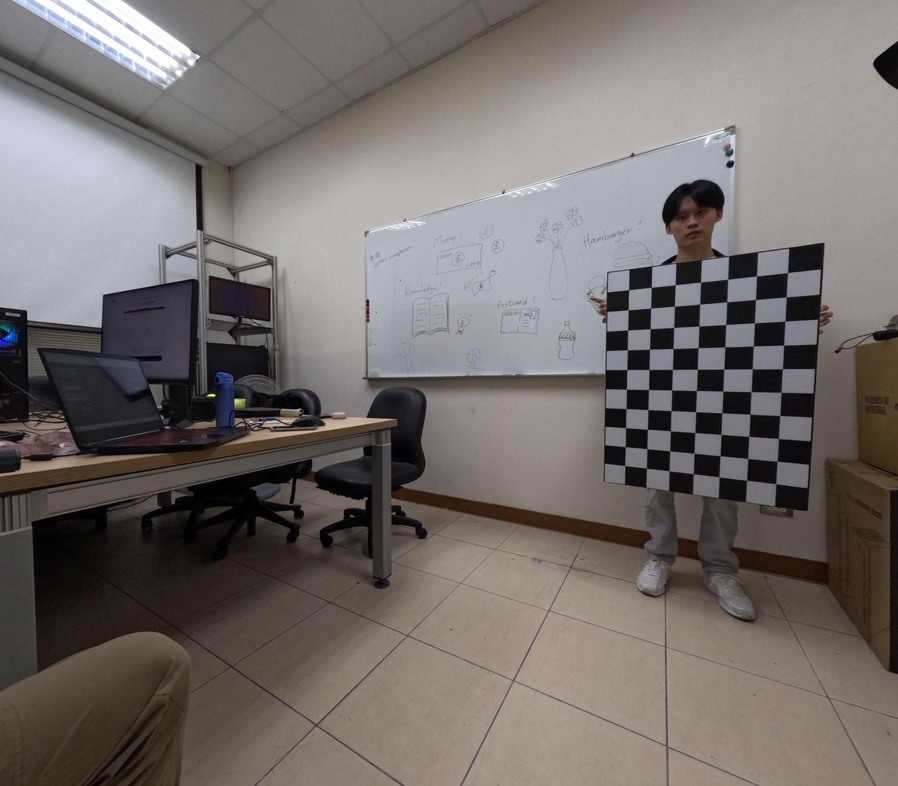
#> input picture binocular_correction/indoor1113/45/Indoor.0.jpg, 898 x 786 px, shrunk from 1368 x 1198 before the run, found by its file name; its folder holds only this picture in this run
$ python binocular-test1112.py   (older library calls are emulated)
#> lines starting #> are read from the running program, lines starting #| are printed output that depends on the picture
import numpy as np
import cv2
import os
import json

# 設定標定時的終止條件
criteria = (cv2.TERM_CRITERIA_EPS + cv2.TERM_CRITERIA_MAX_ITER, 30, 0.001)
criteria_stereo = (cv2.TERM_CRITERIA_EPS + cv2.TERM_CRITERIA_MAX_ITER, 100, 1e-5)

# 創建標定板的三維座標點
objp = np.zeros((7 * 10, 3), np.float32)
square_size = 80  # 設定標定板方格的實際大小(mm)
objp[:, :2] = np.mgrid[0:10, 0:7].T.reshape(-1, 2) * square_size

# 創建存儲容器
objpoints = []      # 存儲標定板上點的三維座標
imgpointsLF = []    # 存儲左前(45°)相機拍攝圖片中檢測到的角點二維座標
imgpointsL = []     # 存儲左(側)相機拍攝圖片中檢測到的角點二維座標

# 確保輸出目錄存在
output_dir = 'output'
os.makedirs(output_dir, exist_ok=True)

# 檢測統計數據
stats = {
    'total_images': 0,
    'detected_normal': 0,
    'detected_inverted': 0,
    'detected_both': 0,
    'detected_none': 0
}

# 檢測棋盤格函數，嘗試原始和倒置兩種方式
def detect_chessboard(image, pattern_size=(10, 7)):
    """嘗試使用原始圖像和倒置圖像檢測棋盤格"""
    ret_orig, corners_orig = cv2.findChessboardCorners(image, pattern_size, None)
    image_inv = cv2.bitwise_not(image)
    ret_inv, corners_inv = cv2.findChessboardCorners(image_inv, pattern_size, None)
    if ret_orig and ret_inv:
        return (ret_orig, corners_orig, "原始") if len(corners_orig) >= len(corners_inv) else (ret_inv, corners_inv, "倒置")
    elif ret_orig:
        return ret_orig, corners_orig, "原始"
    elif ret_inv:
        return ret_inv, corners_inv, "倒置"
    else:
        return False, None, "無法檢測"

# 讀取並處理每一張標定圖片（依你的路徑）
for i in range(15):
    t = str(i)
    stats['total_images'] += 1

    lf_path = f'C:/Users/chen/Desktop/pickleball-version1/Pickleball_Project/binocular_correction/indoor1113/45/Indoor.{i}.JPG'
    l_path  = f'C:/Users/chen/Desktop/pickleball-version1/Pickleball_Project/binocular_correction/indoor1113/side/Indoor.{i}.JPG'

    if not (os.path.exists(lf_path) and os.path.exists(l_path)):
        print(f"警告: 圖像 {i} 不存在，跳過")
        continue

    ChessImaLF = cv2.imread(lf_path, 0)
#> ChessImaLF: shape (786, 898); min 0, max 255, mean 111.3
    ChessImaL  = cv2.imread(l_path, 0)

    if ChessImaLF is None or ChessImaL is None:
        print(f"警告: 圖像 {i} 讀取失敗，跳過")
        continue

    retLF, cornersLF, methodLF = detect_chessboard(ChessImaLF)
#> in detect_chessboard, `ret_orig, corners_orig = cv2.findChessboardCorners(image, pattern_size..`: ret_orig = True; corners_orig = 70 rows, first 8: [787.5, 272.6], [786.3, 296.9], [785.1, 321.2], [783.7, 345.2], [782.4, 368.7], [781.1, 392.3], [779.7, 415.5], [778.5, 438.5]
#> in detect_chessboard, `image_inv = cv2.bitwise_not(image)`:
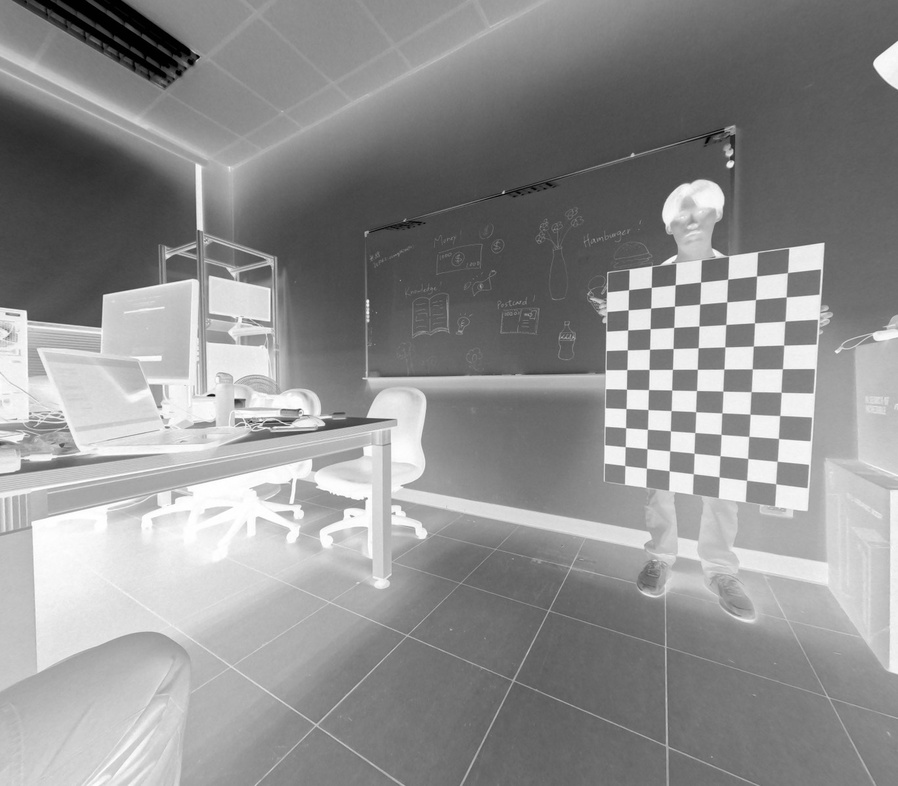
#> image_inv: shape (786, 898); min 0, max 255, mean 143.7
#> in detect_chessboard, `ret_inv, corners_inv = cv2.findChessboardCorners(image_inv, pattern_si..`: ret_inv = True; corners_inv = 70 rows, first 8: [624.8, 465.4], [625.3, 446.6], [625.6, 427.7], [625.9, 408.6], [626.5, 389.2], [626.8, 369.5], [627.4, 349.8], [627.6, 329.9]
#> retLF = True; cornersLF has the same summary as corners_orig in detect_chessboard; methodLF = '原始'
    retL,  cornersL,  methodL  = detect_chessboard(ChessImaL)
#> retL = True; cornersL has the same summary as corners_orig in detect_chessboard; methodL = '原始'

    print(f"Image {t} - LeftFront: {retLF} ({methodLF}), Left: {retL} ({methodL})")
#| Image 0 - LeftFront: True (原始), Left: True (原始)

    if retLF and not retL:
        stats['detected_normal'] += 1
    elif not retLF and retL:
        stats['detected_inverted'] += 1
    elif retLF and retL:
        stats['detected_both'] += 1
    else:
        stats['detected_none'] += 1

    if retLF and retL:
        objpoints.append(objp.copy())

        # 亞像素角點
        cv2.cornerSubPix(ChessImaLF, cornersLF, (11, 11), (-1, -1), criteria)
        cv2.cornerSubPix(ChessImaL,  cornersL,  (11, 11), (-1, -1), criteria)

        imgpointsLF.append(cornersLF)
        imgpointsL.append(cornersL)

        # 可選：畫角點存檔
        ChessImaLF_color = cv2.cvtColor(ChessImaLF, cv2.COLOR_GRAY2BGR)
        ChessImaL_color  = cv2.cvtColor(ChessImaL,  cv2.COLOR_GRAY2BGR)
        cv2.drawChessboardCorners(ChessImaLF_color, (10,7), cornersLF, retLF)
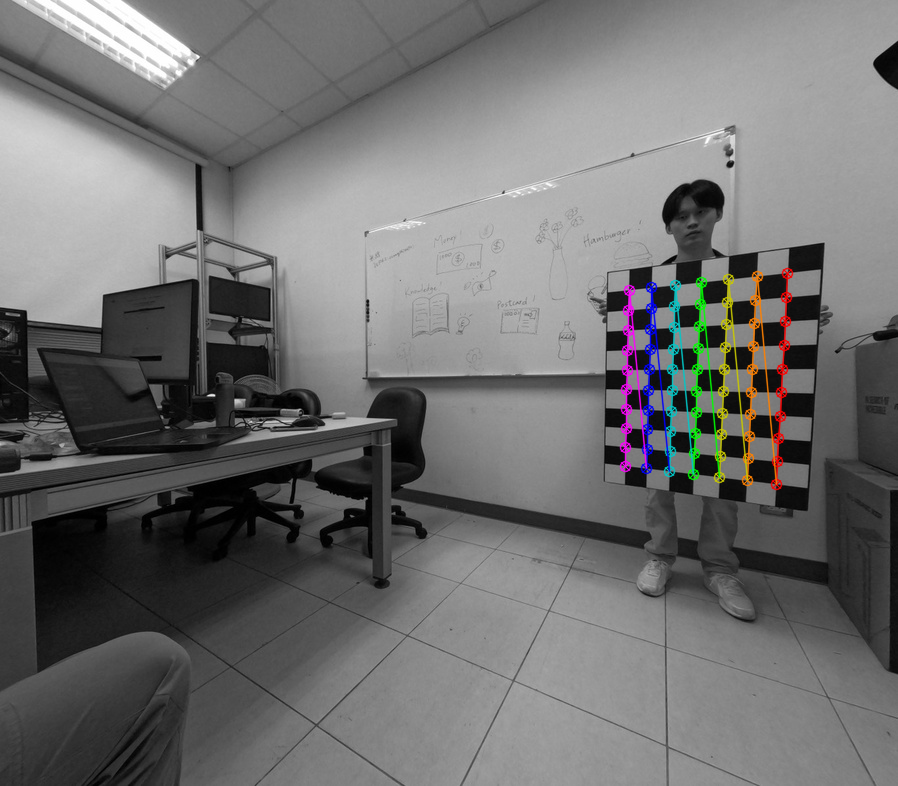
#> ChessImaLF_color: shape (786, 898, 3); mean B, G, R 111.6, 111.7, 111.9
        cv2.drawChessboardCorners(ChessImaL_color,  (10,7), cornersL,  retL)
        cv2.imwrite(f'{output_dir}/R_{t}_{methodLF}.jpg', ChessImaLF_color)
        cv2.imwrite(f'{output_dir}/L_{t}_{methodL}.jpg',  ChessImaL_color)

print("\n==== 棋盤格檢測統計 ====")
print(f"總圖像數量: {stats['total_images']}")
print(f"兩個相機都成功檢測: {len(objpoints)} ({len(objpoints)/max(stats['total_images'],1)*100:.1f}%)")
print(f"僅左前相機檢測成功: {stats['detected_normal']}")
print(f"僅左相機檢測成功: {stats['detected_inverted']}")
print(f"兩個相機都未檢測成功: {stats['detected_none']}")

if len(objpoints) < 3:
    print("錯誤: 成功檢測的棋盤格數量不足，無法進行相機標定。至少需要 3 個棋盤格圖像。")
    raise SystemExit
#> (the program exits here)
